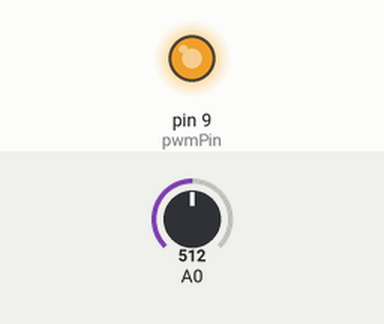
This sketch was run on a simulated Arduino Uno, built with avr-gcc and run on an emulated ATmega328P. On the bench: output pins drawn as LEDs (lit = HIGH). The inputs (shaded band) are chosen by the test bench; at power-on: A0 = 512. What the sketch prints to the serial monitor is not drawn.

Above: at 1.2 s.
1.3 s: A0 set to 306
At 1.9 s:
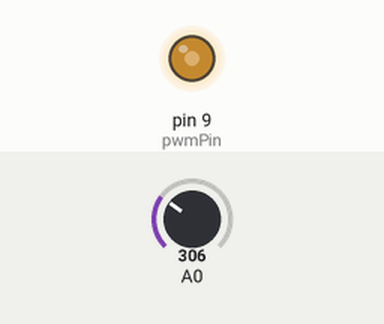
2.8 s: A0 set to 122
At 3.2 s:
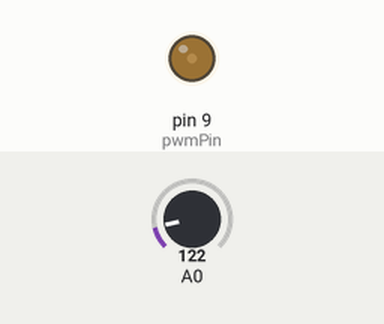
4.3 s: A0 set to 10
At 5.4 s:
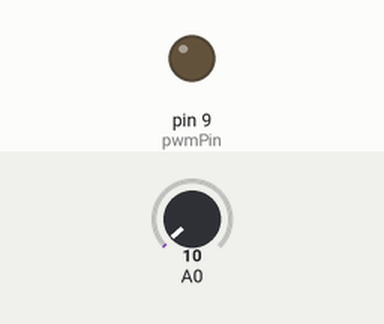
Timing chart, 0 to 7.3 s (numbered marks = the images above; inputs shaded):
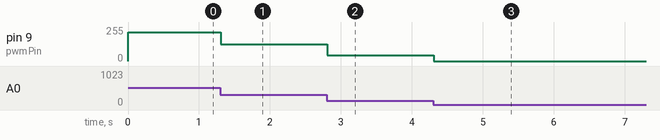

The sketch:

HW_weekE_2_0505.ino
```cpp
int sensorRead = 0;
int ledDimming = 0;
int pwmPin = 9;

void setup()
{
  pinMode(A0, INPUT);
  Serial.begin(9600);
  pinMode(pwmPin,OUTPUT);
}

void loop()
{
  sensorRead = analogRead(A0);
  Serial.println(sensorRead);
  delay(1);

  if(sensorRead <20) sensorRead = 20;
  else if(sensorRead > 600)sensorRead = 600;

  int ledblink = map(sensorRead, 20, 600, 0, 255);
  analogWrite(9, ledblink);
}
```

Measured:
- after the input at 1.3 s, pin 9 (pwmPin): 216/255 → 125/255 at once
- after the input at 2.8 s, pin 9 (pwmPin): 125/255 → 44/255 at once
- after the input at 4.3 s, pin 9 (pwmPin): 44/255 → 0/255 at once
